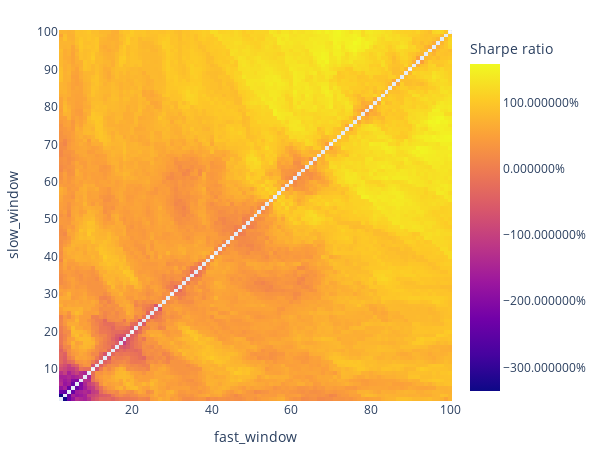

The notebook cell this image was saved under:
### Code cell
# Hyperparameter optimizatioo
fig = pf.sharpe_ratio().vbt.heatmap(
    x_level="fast_window", y_level="slow_window",
    symmetric=True,
    trace_kwargs=dict(colorbar=dict(title="Sharpe ratio", tickformat="%"))
)
fig.show()

### Figure 1 — Plotly figure (JSON) as saved in the notebook; plotly's stock layout.template omitted (floating-point values rounded to 4 significant figures; data arrays with more than 128 entries replaced by an {"elided": "..."} marker saying what was removed)
{"data": [{"colorbar": {"tickformat": "%", "title": {"text": "Sharpe ratio"}}, "colorscale": [[0, "#0d0887"], [0.1111, "#46039f"], [0.2222, "#7201a8"], [0.3333, "#9c179e"], [0.4444, "#bd3786"], [0.5556, "#d8576b"], [0.6667, "#ed7953"], [0.7778, "#fb9f3a"], [0.8889, "#fdca26"], [1, "#f0f921"]], "hoverongaps": false, "hovertemplate": "fast_window: %{x}<br>slow_window: %{y}<br>value: %{z}<extra></extra>", "type": "heatmap", "uid": "5e5626ff-1432-4b36-9829-388a625a637d", "x": [2, 3, 4, 5, 6, 7, 8, 9, 10, 11, 12, 13, 14, 15, 16, 17, 18, 19, 20, 21, 22, 23, 24, 25, 26, 27, 28, 29, 30, 31, 32, 33, 34, 35, 36, 37, 38, 39, 40, 41, 42, 43, 44, 45, 46, 47, 48, 49, 50, 51, 52, 53, 54, 55, 56, 57, 58, 59, 60, 61, 62, 63, 64, 65, 66, 67, 68, 69, 70, 71, 72, 73, 74, 75, 76, 77, 78, 79, 80, 81, 82, 83, 84, 85, 86, 87, 88, 89, 90, 91, 92, 93, 94, 95, 96, 97, 98, 99, 100], "y": [2, 3, 4, 5, 6, 7, 8, 9, 10, 11, 12, 13, 14, 15, 16, 17, 18, 19, 20, 21, 22, 23, 24, 25, 26, 27, 28, 29, 30, 31, 32, 33, 34, 35, 36, 37, 38, 39, 40, 41, 42, 43, 44, 45, 46, 47, 48, 49, 50, 51, 52, 53, 54, 55, 56, 57, 58, 59, 60, 61, 62, 63, 64, 65, 66, 67, 68, 69, 70, 71, 72, 73, 74, 75, 76, 77, 78, 79, 80, 81, 82, 83, 84, 85, 86, 87, 88, 89, 90, 91, 92, 93, 94, 95, 96, 97, 98, 99, 100], "z": {"elided": "99x99 float values"}}], "layout": {"height": 455, "legend": {"orientation": "h", "traceorder": "normal", "x": 1, "xanchor": "right", "y": 1.02, "yanchor": "bottom"}, "margin": {"b": 30, "l": 30, "r": 30, "t": 30}, "width": 605, "xaxis": {"title": {"text": "fast_window"}}, "yaxis": {"title": {"text": "slow_window"}}}}
